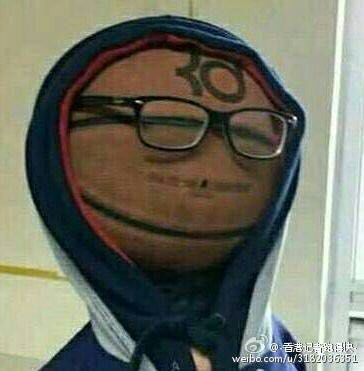
#> input picture 1.jpg, 364 x 371 px
$ python flip.py --image 1.jpg
#> lines starting #> are read from the running program, lines starting #| are printed output that depends on the picture
import argparse
import cv2


ap = argparse.ArgumentParser()
ap.add_argument('-i', '--image', required=True, help='Path to file')
args = vars(ap.parse_args())

img = cv2.imread(args['image'])
#> img is the input picture: shape (371, 364, 3); mean B, G, R 96.3, 109.8, 108.5
cv2.imshow('Original', img)

flipped = cv2.flip(img, 1)
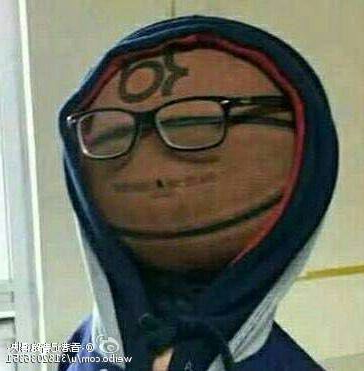
#> flipped: shape (371, 364, 3); mean B, G, R 96.3, 109.8, 108.5
cv2.imshow('Flipped Horizontally', flipped)
cv2.waitKey(0)
